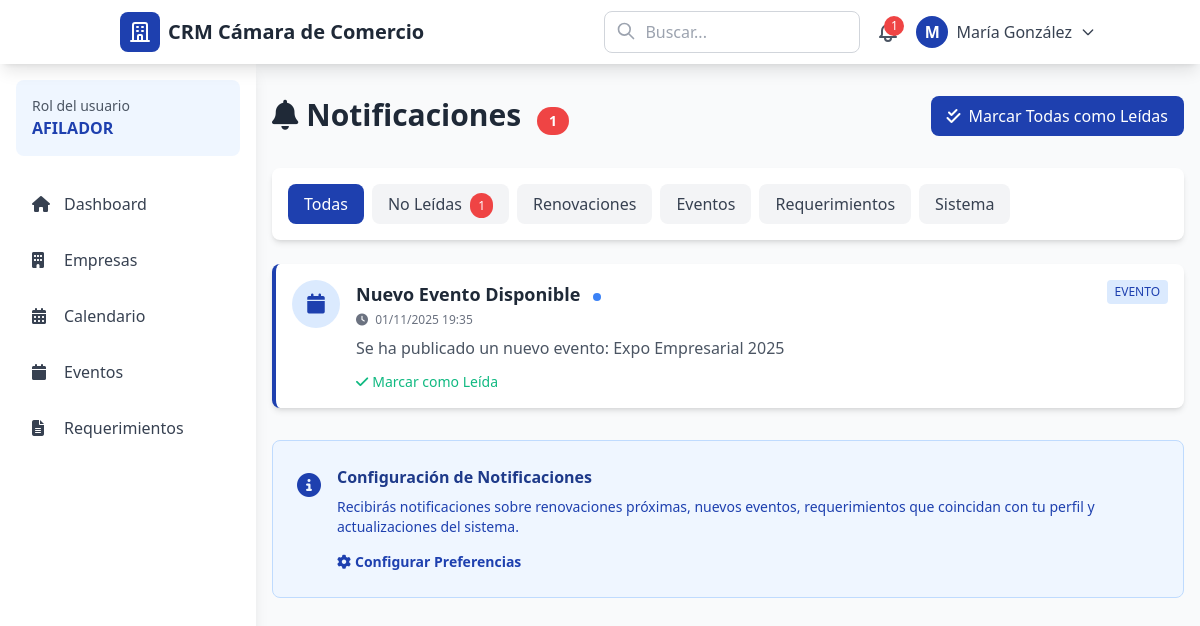
/notificaciones.php (signed in), run on the app's committed database.
### tables this page shows
CREATE TABLE IF NOT EXISTS notificaciones (
    id INT AUTO_INCREMENT PRIMARY KEY,
    usuario_id INT NOT NULL,
    tipo ENUM('RENOVACION', 'BIENVENIDA', 'REQUERIMIENTO', 'EVENTO', 'SISTEMA', 'RECORDATORIO') NOT NULL,
    titulo VARCHAR(255) NOT NULL,
    mensaje TEXT NOT NULL,
    enlace VARCHAR(255),
    leida TINYINT(1) DEFAULT 0,
    enviada_email TINYINT(1) DEFAULT 0,
    enviada_whatsapp TINYINT(1) DEFAULT 0,
    fecha_envio DATETIME,
    created_at TIMESTAMP DEFAULT CURRENT_TIMESTAMP,
    FOREIGN KEY (usuario_id) REFERENCES usuarios(id) ON DELETE CASCADE,
    INDEX idx_usuario (usuario_id),
    INDEX idx_leida (leida),
    INDEX idx_tipo (tipo)
);

### app/helpers/functions.php (called while the page is built, shortened)
<?php
function formatDate($date, $format = 'd/m/Y') {
    $dateTime = new DateTime($date);
    return $dateTime->format($format);
}
function e($string) {
    return htmlspecialchars((string)$string, ENT_QUOTES, 'UTF-8');
}

### notificaciones.php (the view, shortened to what this page needs)
<?php
$user = getCurrentUser();
$db = Database::getInstance()->getConnection();
try {
    $filtro = $_GET['filtro'] ?? 'todas';
    $where = ["usuario_id = ?"];
    $params = [$user['id']];
    $whereSql = implode(' AND ', $where);
    $sql = "SELECT * FROM notificaciones
            WHERE $whereSql
            ORDER BY created_at DESC
            LIMIT 50";
    $stmt = $db->prepare($sql);
    $stmt->execute($params);
    $notificaciones = $stmt->fetchAll();
    $stmt = $db->prepare("SELECT COUNT(*) as total FROM notificaciones WHERE usuario_id = ? AND leida = 0");
    $stmt->execute([$user['id']]);
    $noLeidas = $stmt->fetch()['total'];
} catch (Exception $e) {
    $error = "Error al cargar las notificaciones: " . $e->getMessage();
    $notificaciones = [];
}
include __DIR__ . '/app/views/layouts/header.php';
?>
<div class="container mx-auto px-4 py-8">
    <div class="flex justify-between items-center mb-8">
        <h1 class="text-3xl font-bold text-gray-800">
            <i class="fas fa-bell mr-2"></i>Notificaciones
            <?php if ($noLeidas > 0): ?>
                <span class="inline-block px-3 py-1 bg-red-500 text-white rounded-full text-sm ml-2">
                    <?php echo $noLeidas; ?>
                </span>
            <?php endif; ?>
        </h1>
        <?php if ($noLeidas > 0): ?>
        <a href="?action=marcar_todas_leidas" class="px-4 py-2 bg-blue-600 text-white rounded-lg hover:bg-blue-700 transition">
            <i class="fas fa-check-double mr-2"></i>Marcar Todas como Leídas
        </a>
        <?php endif; ?>
    </div>
    <div class="bg-white rounded-lg shadow-md p-4 mb-6">
        <div class="flex flex-wrap gap-2">
            <a href="?filtro=todas"
               class="px-4 py-2 rounded-lg <?php echo $filtro === 'todas' ? 'bg-blue-600 text-white' : 'bg-gray-100 text-gray-700 hover:bg-gray-200'; ?>">
                Todas
            </a>
            <a href="?filtro=no_leidas"
               class="px-4 py-2 rounded-lg <?php echo $filtro === 'no_leidas' ? 'bg-blue-600 text-white' : 'bg-gray-100 text-gray-700 hover:bg-gray-200'; ?>">
                No Leídas
                <?php if ($noLeidas > 0): ?>
                    <span class="ml-1 px-2 py-1 bg-red-500 text-white rounded-full text-xs"><?php echo $noLeidas; ?></span>
                <?php endif; ?>
            </a>
            <a href="?filtro=renovacion"
               class="px-4 py-2 rounded-lg <?php echo $filtro === 'renovacion' ? 'bg-blue-600 text-white' : 'bg-gray-100 text-gray-700 hover:bg-gray-200'; ?>">
                Renovaciones
            </a>
            <a href="?filtro=evento"
               class="px-4 py-2 rounded-lg <?php echo $filtro === 'evento' ? 'bg-blue-600 text-white' : 'bg-gray-100 text-gray-700 hover:bg-gray-200'; ?>">
                Eventos
            </a>
            <a href="?filtro=requerimiento"
               class="px-4 py-2 rounded-lg <?php echo $filtro === 'requerimiento' ? 'bg-blue-600 text-white' : 'bg-gray-100 text-gray-700 hover:bg-gray-200'; ?>">
                Requerimientos
            </a>
            <a href="?filtro=sistema"
               class="px-4 py-2 rounded-lg <?php echo $filtro === 'sistema' ? 'bg-blue-600 text-white' : 'bg-gray-100 text-gray-700 hover:bg-gray-200'; ?>">
                Sistema
            </a>
        </div>
    </div>
    <div class="space-y-3">
        <?php if (!empty($notificaciones)): ?>
            <?php
            $tipoIcons = [
                'RENOVACION' => ['icon' => 'fa-sync-alt', 'color' => 'yellow'],
                'BIENVENIDA' => ['icon' => 'fa-hand-wave', 'color' => 'green'],
                'REQUERIMIENTO' => ['icon' => 'fa-file-alt', 'color' => 'purple'],
                'EVENTO' => ['icon' => 'fa-calendar', 'color' => 'blue'],
                'SISTEMA' => ['icon' => 'fa-cog', 'color' => 'gray'],
                'RECORDATORIO' => ['icon' => 'fa-bell', 'color' => 'orange']
            ];
            foreach ($notificaciones as $notif):
                $iconData = $tipoIcons[$notif['tipo']] ?? ['icon' => 'fa-bell', 'color' => 'gray'];
                $icon = $iconData['icon'];
                $color = $iconData['color'];
            ?>
            <div class="bg-white rounded-lg shadow-md p-4 hover:shadow-lg transition <?php echo !$notif['leida'] ? 'border-l-4 border-blue-500' : ''; ?>">
                <div class="flex items-start">
                    <div class="flex-shrink-0 mr-4">
                        <div class="w-12 h-12 bg-<?php echo $color; ?>-100 rounded-full flex items-center justify-center">
                            <i class="fas <?php echo $icon; ?> text-<?php echo $color; ?>-600 text-xl"></i>
                        </div>
                    </div>
                    <div class="flex-1">
                        <div class="flex items-start justify-between mb-2">
                            <div>
                                <h3 class="font-semibold text-gray-800 <?php echo !$notif['leida'] ? 'text-lg' : ''; ?>">
                                    <?php echo e($notif['titulo']); ?>
                                    <?php if (!$notif['leida']): ?>
                                        <span class="inline-block w-2 h-2 bg-blue-500 rounded-full ml-2"></span>
                                    <?php endif; ?>
                                </h3>
                                <p class="text-xs text-gray-500 mt-1">
                                    <i class="fas fa-clock mr-1"></i>
                                    <?php echo formatDate($notif['created_at'], 'd/m/Y H:i'); ?>
                                </p>
                            </div>
                            <span class="px-2 py-1 bg-<?php echo $color; ?>-100 text-<?php echo $color; ?>-800 text-xs rounded">
                                <?php echo $notif['tipo']; ?>
                            </span>
                        </div>
                        <p class="text-gray-600 mb-3"><?php echo e($notif['mensaje']); ?></p>
                        <div class="flex items-center gap-4 text-sm">
                            <?php if (!$notif['leida']): ?>
                            <a href="?action=marcar_leida&id=<?php echo $notif['id']; ?><?php echo $notif['enlace'] ? '&redirect=' . urlencode($notif['enlace']) : ''; ?>"
                               class="text-green-600 hover:underline flex items-center">
                                <i class="fas fa-check mr-1"></i>Marcar como Leída
                            </a>
                            <?php else: ?>
                            <span class="text-gray-400 flex items-center">
                                <i class="fas fa-check-double mr-1"></i>Leída
                            </span>
                            <?php endif; ?>
                        </div>
                    </div>
                </div>
            </div>
            <?php endforeach; ?>
        <?php endif; ?>
    </div>
    <div class="bg-blue-50 border border-blue-200 rounded-lg p-6 mt-8">
        <div class="flex items-start">
            <i class="fas fa-info-circle text-blue-600 text-2xl mr-4 mt-1"></i>
            <div>
                <h3 class="font-semibold text-blue-900 mb-2">Configuración de Notificaciones</h3>
                <p class="text-blue-800 text-sm mb-3">
                    Recibirás notificaciones sobre renovaciones próximas, nuevos eventos, requerimientos que coincidan con tu perfil y actualizaciones del sistema.
                </p>
                <a href="<?php echo BASE_URL; ?>/preferencias.php"
                   class="text-blue-600 hover:text-blue-700 font-semibold text-sm">
                    <i class="fas fa-cog mr-1"></i>Configurar Preferencias
                </a>
            </div>
        </div>
    </div>
</div>
<?php include __DIR__ . '/app/views/layouts/footer.php'; ?>

### data on the page
notificaciones: titulo "Nuevo Evento Disponible", leida 0 (drawn), created_at "01/11/2025 19:35", tipo "EVENTO", mensaje "Se ha publicado un nuevo evento: Expo Empresarial 2025"

### other printed values
APP_NAME "CRM Cámara de Comercio"
$notificaciones_count "1"
substr($user['nombre'] ?: 'U', 0, 1) "M"
$user['nombre'] ?: 'Usuario' "María González"
$user['rol'] "AFILADOR"
$noLeidas "1"
